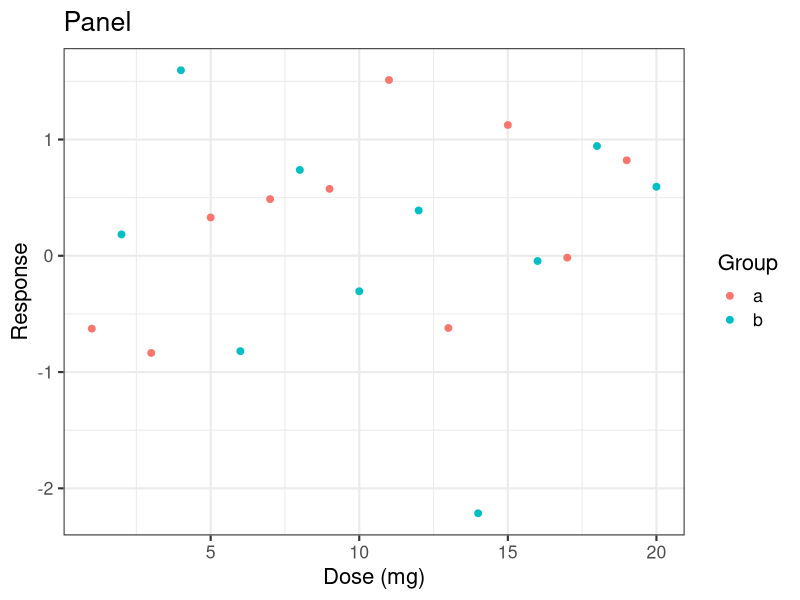

Source code (R):
library(ggplot2)

make_panel <- function(d, xlab) {
  ggplot(d, aes(x, y, colour = g)) + geom_point(size = 2) +
    labs(x = xlab, y = "Response", title = "Panel", colour = "Group") +
    theme_bw(base_size = 16)
}
set.seed(1)
d <- data.frame(x = 1:20, y = rnorm(20), g = rep(c("a", "b"), 10))
p <- make_panel(d, "Dose (mg)")
ggsave("figure.png", p, width = 10, height = 4)
